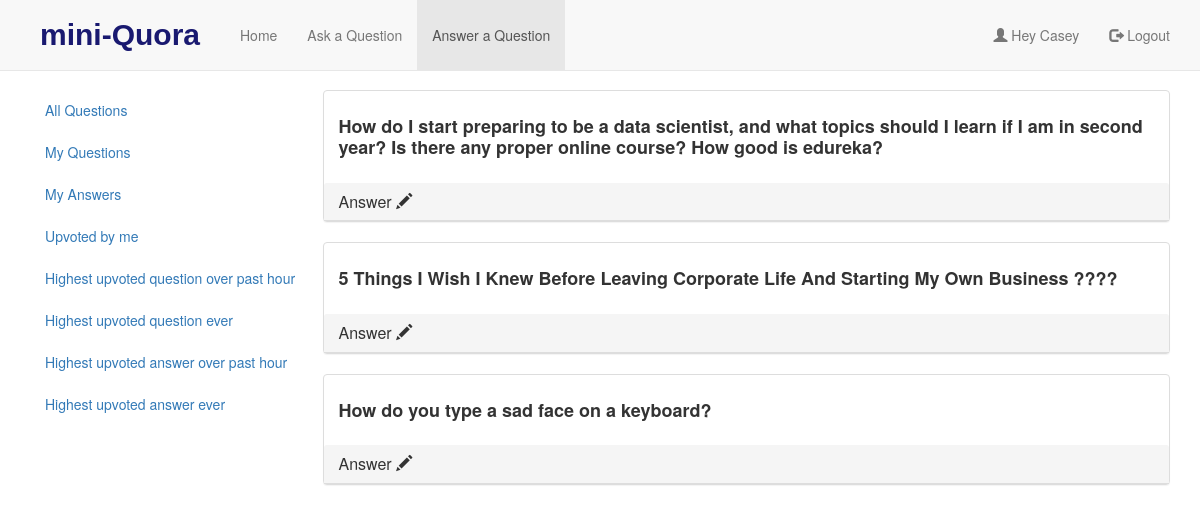
The app's page /index/question_answered/ (signed in) with its own data.
### quora/models.py (models this page shows)
class User(models.Model):
    fname = models.CharField(max_length=80)
    lname = models.CharField(max_length=80)
    email = models.EmailField(unique=True)
    password = models.CharField(max_length=200)

class Question(models.Model):
    question = models.TextField()
    user = models.ForeignKey(User, on_delete=models.CASCADE)
    total_upvotes = models.IntegerField(default=0)
    date = models.DateTimeField(auto_now_add=True)

### quora/decorators.py (the view)
    def wrap(request, *args, **kwargs):
        if 'user_id' not in request.session.keys():
            return HttpResponseRedirect(reverse('quora:login'))
        return fun(request, *args, **kwargs)

### quora/context_processors.py (called while the page is built)
def add_variable_to_context(request):
    if 'user_id' in request.session:
        userid = request.session['user_id']
        user = User.objects.get(pk=userid)
        return {'logged_in': True,
                'user': user
                }
    return {
        'logged_in': False
    }

### quora/views.py (called while the page is built)
@myuser_login_required
def addanswer(request):
    questions = Question.objects.order_by('-date')
    if request.method == 'POST':
        form = AnswerForm(request.POST)
        if form.is_valid():
            answer_ip = form.cleaned_data['answer'].strip()
            ques_id = request.POST.get('xyz')
            question = Question.objects.get(pk=ques_id)
            answer_text = " ".join(answer_ip.split())
            userid = request.session['user_id']
            user = User.objects.get(pk=userid)
            answer = Answers(answer=answer_text, question_id=question, user_id=user)
            answer.save()
            return HttpResponseRedirect(reverse('quora:home'))
    else:
        form = AnswerForm()
    args = {
        'questions': questions,
        'form': form
    }
    return render(request, 'quora/questionList.html', args)

### quora/templates/quora/questionList.html (shortened to what this page needs)
{% extends 'quora/base.html' %}
{% block content %}
        {%  for question in questions %}
            <div class="panel panel-default">
                <div class="panel-body"><h4><strong>{{question.question}}</strong></h4></div>
                <div class="panel-heading">
        <h5 class="panel-title">Answer
          <a data-toggle="collapse"  href="#{{question.id}}">
              <span class="glyphicon glyphicon-pencil"></span></a>
        </h5>
      </div>
            </div>
        {% endfor %}
{% endblock %}

### quora/templates/quora/base.html (shortened to what this page needs)
<!DOCTYPE html>
<html lang="en">
<head>
  <link rel="stylesheet" href="https://maxcdn.bootstrapcdn.com/bootstrap/3.3.7/css/bootstrap.min.css">
</head>
<body>
<nav class="navbar  navbar-default navbar-fixed-top">
  <div class="container">
    <div class="navbar-header">
      <a class="navbar-brand"><strong style="color:#191970;">mini-Quora</strong></a>
    </div>
    <ul class="nav navbar-nav">
      <li class="{% if request.resolver_match.view_name == 'quora:home' %}active{% endif %}"><a href="{% url 'quora:home' %}">Home</a></li>
      <li class="{% if request.resolver_match.view_name == 'quora:add' %}active{% endif %}"><a href="{% url 'quora:add' %}">Ask a Question</a></li>
      <li class="{% if request.resolver_match.view_name == 'quora:addanswer' %}active{% endif %}"><a href="{% url 'quora:addanswer'  %}">Answer a Question</a></li>
    </ul>
    <ul class="nav navbar-nav navbar-right">
        {% if  logged_in %}
        <li><a><span class="glyphicon glyphicon-user"></span> Hey {{ user.fname }}</a></li>
      <li><a href="{% url 'quora:logout' %}"><span class="glyphicon glyphicon-log-out"></span> Logout</a></li>
    </ul>
      {% else %}
      </ul>
        <ul class="nav navbar-nav navbar-right">
      <li><a href="{% url 'quora:index' %}"><span class="glyphicon glyphicon-user"></span> Sign Up</a></li>
      <li><a href="{% url 'quora:login' %}"><span class="glyphicon glyphicon-log-in"></span> Login</a></li>
    </ul>
      {% endif %}
  </div>
</nav>
<div class="container">
  <div class="row">
    <nav class="col-sm-3">
      <ul class="nav nav-pills nav-stacked" data-spy="affix">
          {% if  logged_in %}
          <li class="{% if request.resolver_match.view_name == 'quora:all_questions' %}active{% endif %}"><a href="{% url 'quora:all_questions' %}">All Questions</a></li>
          <li class="{% if request.resolver_match.view_name == 'quora:individual_questions' %}active{% endif %}"><a href="{% url 'quora:individual_questions' %}">My Questions</a></li>
          <li class="{% if request.resolver_match.view_name == 'quora:individual_answers' %}active{% endif %}"><a href="{% url 'quora:individual_answers' %}">My Answers</a></li>
          <li class="{% if request.resolver_match.view_name == 'quora:individual_upvoted' %}active{% endif %}"><a href="{% url 'quora:individual_upvoted' %}">Upvoted by me</a></li>
          <li class="{% if request.resolver_match.view_name == 'quora:past_hour_highest_votes' %}active{% endif %}"><a href="{% url 'quora:past_hour_highest_votes' %}" >Highest upvoted question over past hour</a></li>
          <li class="{% if request.resolver_match.view_name == 'quora:highest_upvoted_question' %}active{% endif %}"><a href="{% url 'quora:highest_upvoted_question'  %}">Highest upvoted question ever</a></li>
          <li class="{% if request.resolver_match.view_name == 'quora:past_hour_highest_votes_answer' %}active{% endif %}"><a href="{% url 'quora:past_hour_highest_votes_answer'  %}" >Highest upvoted answer over past hour</a></li>
          <li class="{% if request.resolver_match.view_name == 'quora:highest_upvoted_answer' %}active{% endif %}"><a href="{% url 'quora:highest_upvoted_answer'  %}">Highest upvoted answer ever</a></li>
          {% endif %}
      </ul>
    </nav>
        <div class="col-sm-9">
            {% block content %}
            {% endblock %}
  </div>
  </div>
</div>
</body>
</html>

### quora/templates/quora/base.html (style rules this page uses)
body { padding-top: 90px; }
.navbar-brand { height:70px; padding:25px;font-size:30px;font-family: "Arial Black", Gadget, sans-serif; }
.navbar-nav > li > a { padding-top:25px !important; padding-bottom:25px !important; }
.navbar { min-height:70px !important }

### records on screen
User: fname "Casey"
Question: question "How do I start preparing to be a data scientist, and what topics should I learn if I am in second year? Is there any proper online course? How good is edureka?"
Question: question "5 Things I Wish I Knew Before Leaving Corporate Life And Starting My Own Business ????"
Question: question "How do you type a sad face on a keyboard?"
